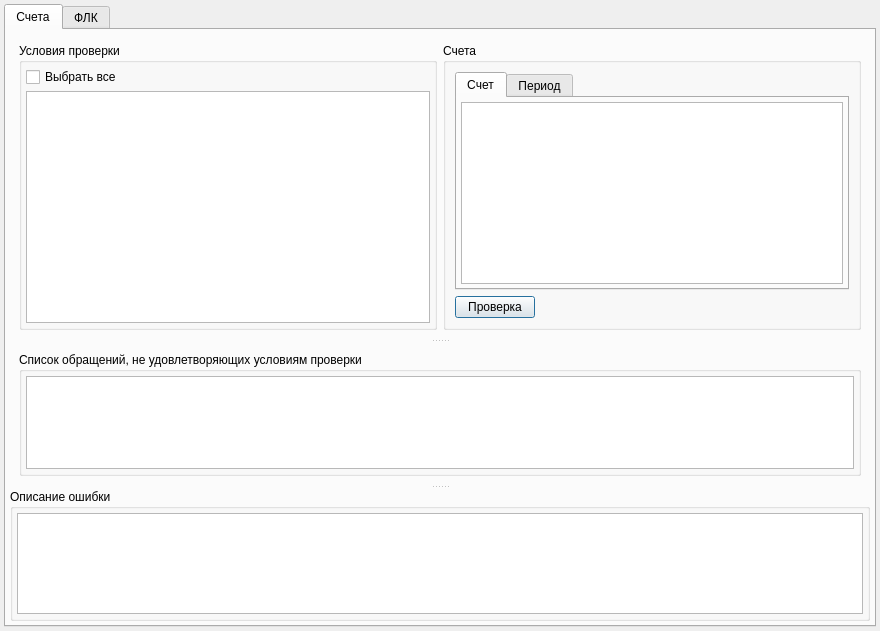
<?xml version="1.0" encoding="UTF-8"?>
<ui version="4.0">
 <class>AccountCheckDialog</class>
 <widget class="QDialog" name="AccountCheckDialog">
  <property name="windowModality">
   <enum>Qt::WindowModal</enum>
  </property>
  <property name="geometry">
   <rect>
    <x>0</x>
    <y>0</y>
    <width>880</width>
    <height>631</height>
   </rect>
  </property>
  <property name="windowTitle">
   <string>Проверка счетов</string>
  </property>
  <layout class="QGridLayout" name="gridLayout_4">
   <property name="margin">
    <number>4</number>
   </property>
   <property name="spacing">
    <number>4</number>
   </property>
   <item row="0" column="0">
    <widget class="QTabWidget" name="tabWidget">
     <property name="currentIndex">
      <number>0</number>
     </property>
     <widget class="QWidget" name="tabAccounts">
      <attribute name="title">
       <string>Счета</string>
      </attribute>
      <layout class="QGridLayout" name="gridLayout_7">
       <property name="margin">
        <number>4</number>
       </property>
       <property name="spacing">
        <number>4</number>
       </property>
       <item row="0" column="0">
        <widget class="QSplitter" name="splitter">
         <property name="orientation">
          <enum>Qt::Vertical</enum>
         </property>
         <widget class="QWidget" name="horizontalLayoutWidget">
          <layout class="QHBoxLayout" name="horizontalLayout">
           <property name="spacing">
            <number>6</number>
           </property>
           <item>
            <widget class="QGroupBox" name="groupBox">
             <property name="title">
              <string>Условия проверки</string>
             </property>
             <layout class="QGridLayout" name="gridLayout">
              <property name="margin">
               <number>4</number>
              </property>
              <property name="spacing">
               <number>4</number>
              </property>
              <item row="0" column="0">
               <widget class="QCheckBox" name="chkSelectAllCheckTypes">
                <property name="text">
                 <string>Выбрать все</string>
                </property>
                <property name="tristate">
                 <bool>true</bool>
                </property>
               </widget>
              </item>
              <item row="1" column="0">
               <widget class="QListWidget" name="listCheckTypes"/>
              </item>
             </layout>
            </widget>
           </item>
           <item>
            <widget class="QGroupBox" name="groupBox_2">
             <property name="title">
              <string>Счета</string>
             </property>
             <layout class="QVBoxLayout" name="verticalLayout">
              <item>
               <widget class="QTabWidget" name="twAccounts">
                <property name="currentIndex">
                 <number>0</number>
                </property>
                <widget class="QWidget" name="tabAccount">
                 <attribute name="title">
                  <string>Счет</string>
                 </attribute>
                 <layout class="QGridLayout" name="gridLayout_5">
                  <property name="margin">
                   <number>4</number>
                  </property>
                  <property name="spacing">
                   <number>4</number>
                  </property>
                  <item row="0" column="0">
                   <widget class="CTableView" name="tblAccounts">
                    <property name="editTriggers">
                     <set>QAbstractItemView::NoEditTriggers</set>
                    </property>
                    <property name="selectionBehavior">
                     <enum>QAbstractItemView::SelectRows</enum>
                    </property>
                   </widget>
                  </item>
                 </layout>
                </widget>
                <widget class="QWidget" name="tabPeriod">
                 <attribute name="title">
                  <string>Период</string>
                 </attribute>
                 <layout class="QGridLayout" name="gridLayout_6" columnstretch="1,3">
                  <property name="margin">
                   <number>4</number>
                  </property>
                  <property name="spacing">
                   <number>4</number>
                  </property>
                  <item row="4" column="1">
                   <widget class="COrgStructureComboBox" name="cmbOrgStructure"/>
                  </item>
                  <item row="4" column="0">
                   <widget class="QLabel" name="lblOrgStructure">
                    <property name="text">
                     <string>Подразделение</string>
                    </property>
                   </widget>
                  </item>
                  <item row="7" column="0">
                   <widget class="QLabel" name="lblEventType">
                    <property name="text">
                     <string>Тип события</string>
                    </property>
                   </widget>
                  </item>
                  <item row="7" column="1">
                   <widget class="CRBComboBox" name="cmbEventType"/>
                  </item>
                  <item row="6" column="0">
                   <widget class="QLabel" name="lblContract">
                    <property name="text">
                     <string>Договор</string>
                    </property>
                   </widget>
                  </item>
                  <item row="5" column="0">
                   <widget class="QLabel" name="lblFinance">
                    <property name="text">
                     <string>Тип финансирования</string>
                    </property>
                   </widget>
                  </item>
                  <item row="5" column="1">
                   <widget class="CRBComboBox" name="cmbFinance"/>
                  </item>
                  <item row="6" column="1">
                   <widget class="CDbComboBox" name="cmbContract"/>
                  </item>
                  <item row="0" column="0">
                   <widget class="QLabel" name="label">
                    <property name="text">
                     <string>Начало периода</string>
                    </property>
                   </widget>
                  </item>
                  <item row="1" column="0">
                   <widget class="QLabel" name="label_2">
                    <property name="text">
                     <string>Конец периода</string>
                    </property>
                   </widget>
                  </item>
                  <item row="10" column="0" colspan="2">
                   <spacer name="verticalSpacer">
                    <property name="orientation">
                     <enum>Qt::Vertical</enum>
                    </property>
                    <property name="sizeHint" stdset="0">
                     <size>
                      <width>20</width>
                      <height>40</height>
                     </size>
                    </property>
                   </spacer>
                  </item>
                  <item row="0" column="1">
                   <widget class="QDateEdit" name="dePeriodFrom">
                    <property name="calendarPopup">
                     <bool>true</bool>
                    </property>
                   </widget>
                  </item>
                  <item row="1" column="1">
                   <widget class="QDateEdit" name="dePeriodTo">
                    <property name="calendarPopup">
                     <bool>true</bool>
                    </property>
                   </widget>
                  </item>
                  <item row="8" column="0">
                   <widget class="QLabel" name="lblDoctor">
                    <property name="text">
                     <string>Врач</string>
                    </property>
                   </widget>
                  </item>
                  <item row="8" column="1">
                   <widget class="CPersonComboBoxEx" name="cmbFilterEventPerson">
                    <property name="enabled">
                     <bool>true</bool>
                    </property>
                   </widget>
                  </item>
                 </layout>
                </widget>
               </widget>
              </item>
              <item>
               <layout class="QHBoxLayout" name="horizontalLayout_3">
                <item>
                 <widget class="QPushButton" name="btnBeginCheck">
                  <property name="text">
                   <string>Проверка</string>
                  </property>
                 </widget>
                </item>
                <item>
                 <widget class="QLabel" name="lblResultCount">
                  <property name="text">
                   <string/>
                  </property>
                 </widget>
                </item>
                <item>
                 <spacer name="horizontalSpacer">
                  <property name="orientation">
                   <enum>Qt::Horizontal</enum>
                  </property>
                  <property name="sizeHint" stdset="0">
                   <size>
                    <width>40</width>
                    <height>20</height>
                   </size>
                  </property>
                 </spacer>
                </item>
               </layout>
              </item>
             </layout>
            </widget>
           </item>
          </layout>
         </widget>
         <widget class="QWidget" name="horizontalLayoutWidget_2">
          <layout class="QHBoxLayout" name="horizontalLayout_2">
           <item>
            <widget class="QGroupBox" name="groupBox_3">
             <property name="title">
              <string>Список обращений, не удовлетворяющих условиям проверки</string>
             </property>
             <layout class="QGridLayout" name="gridLayout_2">
              <property name="margin">
               <number>4</number>
              </property>
              <property name="spacing">
               <number>4</number>
              </property>
              <item row="4" column="1">
               <widget class="CTableView" name="tblAccountItems">
                <property name="selectionMode">
                 <enum>QAbstractItemView::ExtendedSelection</enum>
                </property>
                <property name="selectionBehavior">
                 <enum>QAbstractItemView::SelectRows</enum>
                </property>
               </widget>
              </item>
             </layout>
            </widget>
           </item>
          </layout>
         </widget>
         <widget class="QGroupBox" name="groupBox_4">
          <property name="title">
           <string>Описание ошибки</string>
          </property>
          <layout class="QGridLayout" name="gridLayout_3">
           <property name="margin">
            <number>4</number>
           </property>
           <property name="spacing">
            <number>4</number>
           </property>
           <item row="0" column="0">
            <widget class="QTextEdit" name="textErrorDescription">
             <property name="acceptRichText">
              <bool>false</bool>
             </property>
             <property name="textInteractionFlags">
              <set>Qt::TextSelectableByKeyboard|Qt::TextSelectableByMouse</set>
             </property>
            </widget>
           </item>
          </layout>
         </widget>
        </widget>
       </item>
      </layout>
     </widget>
     <widget class="QWidget" name="tabFLC">
      <attribute name="title">
       <string>ФЛК</string>
      </attribute>
      <layout class="QGridLayout" name="gridLayout_8">
       <property name="margin">
        <number>4</number>
       </property>
       <property name="spacing">
        <number>4</number>
       </property>
       <item row="0" column="0">
        <widget class="CTableView" name="tblAccountItemsFLC">
         <property name="selectionBehavior">
          <enum>QAbstractItemView::SelectRows</enum>
         </property>
        </widget>
       </item>
       <item row="1" column="0">
        <layout class="QHBoxLayout" name="horizontalLayout_4">
         <item>
          <widget class="QPushButton" name="btnBeginCheckFLC">
           <property name="text">
            <string>Проверка</string>
           </property>
          </widget>
         </item>
         <item>
          <widget class="QPushButton" name="btnPrint">
           <property name="text">
            <string>Печать</string>
           </property>
          </widget>
         </item>
         <item>
          <widget class="QLabel" name="lblResultCountFLC">
           <property name="text">
            <string/>
           </property>
          </widget>
         </item>
         <item>
          <widget class="QLabel" name="lblResultCount_2">
           <property name="text">
            <string/>
           </property>
          </widget>
         </item>
         <item>
          <spacer name="horizontalSpacer_2">
           <property name="orientation">
            <enum>Qt::Horizontal</enum>
           </property>
           <property name="sizeHint" stdset="0">
            <size>
             <width>40</width>
             <height>20</height>
            </size>
           </property>
          </spacer>
         </item>
         <item>
          <widget class="QPushButton" name="btnNext">
           <property name="text">
            <string>Продолжить</string>
           </property>
          </widget>
         </item>
        </layout>
       </item>
      </layout>
     </widget>
    </widget>
   </item>
  </layout>
 </widget>
 <layoutdefault spacing="6" margin="9"/>
 <customwidgets>
  <customwidget>
   <class>CRBComboBox</class>
   <extends>QComboBox</extends>
   <header>library/crbcombobox.h</header>
  </customwidget>
  <customwidget>
   <class>CTableView</class>
   <extends>QTableView</extends>
   <header>library/TableView.h</header>
  </customwidget>
  <customwidget>
   <class>COrgStructureComboBox</class>
   <extends>QComboBox</extends>
   <header>Orgs/OrgStructComboBoxes.h</header>
  </customwidget>
  <customwidget>
   <class>CPersonComboBoxEx</class>
   <extends>QComboBox</extends>
   <header>Orgs/PersonComboBoxEx.h</header>
  </customwidget>
  <customwidget>
   <class>CDbComboBox</class>
   <extends>QComboBox</extends>
   <header>library/DbComboBox.h</header>
  </customwidget>
 </customwidgets>
 <resources/>
 <connections/>
</ui>
